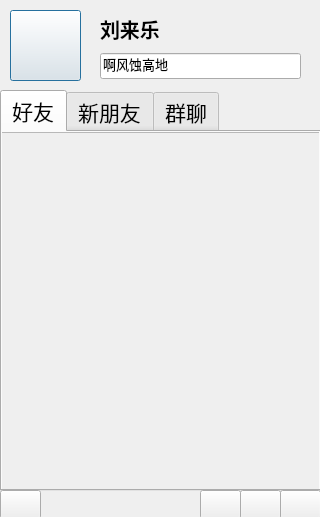
<?xml version="1.0" encoding="UTF-8"?>
<ui version="4.0">
 <class>IMS_Dialog</class>
 <widget class="QDialog" name="IMS_Dialog">
  <property name="geometry">
   <rect>
    <x>0</x>
    <y>0</y>
    <width>320</width>
    <height>517</height>
   </rect>
  </property>
  <property name="font">
   <font>
    <family>新宋体</family>
    <pointsize>15</pointsize>
   </font>
  </property>
  <property name="windowTitle">
   <string>IMS_Dialog</string>
  </property>
  <widget class="QPushButton" name="pb_icon">
   <property name="geometry">
    <rect>
     <x>10</x>
     <y>10</y>
     <width>71</width>
     <height>71</height>
    </rect>
   </property>
   <property name="text">
    <string/>
   </property>
   <property name="icon">
    <iconset resource="Res.qrc">
     <normaloff>:/res/head.jpg</normaloff>:/res/head.jpg</iconset>
   </property>
   <property name="iconSize">
    <size>
     <width>71</width>
     <height>71</height>
    </size>
   </property>
   <property name="flat">
    <bool>false</bool>
   </property>
  </widget>
  <widget class="QTabWidget" name="tabWidget">
   <property name="geometry">
    <rect>
     <x>0</x>
     <y>90</y>
     <width>321</width>
     <height>401</height>
    </rect>
   </property>
   <property name="font">
    <font>
     <family>新宋体</family>
     <pointsize>16</pointsize>
    </font>
   </property>
   <property name="currentIndex">
    <number>0</number>
   </property>
   <property name="iconSize">
    <size>
     <width>16</width>
     <height>16</height>
    </size>
   </property>
   <widget class="QWidget" name="page_friend">
    <attribute name="title">
     <string>好友</string>
    </attribute>
    <widget class="QScrollArea" name="scrollArea_TCP">
     <property name="geometry">
      <rect>
       <x>-10</x>
       <y>0</y>
       <width>331</width>
       <height>371</height>
      </rect>
     </property>
     <property name="widgetResizable">
      <bool>true</bool>
     </property>
     <widget class="QWidget" name="scrollAreaWidgetContents_3">
      <property name="geometry">
       <rect>
        <x>0</x>
        <y>0</y>
        <width>329</width>
        <height>369</height>
       </rect>
      </property>
      <layout class="QVBoxLayout" name="verticalLayout_4">
       <item>
        <widget class="QWidget" name="wdg_TCPlist" native="true"/>
       </item>
       <item>
        <spacer name="verticalSpacerTCP">
         <property name="orientation">
          <enum>Qt::Vertical</enum>
         </property>
         <property name="sizeHint" stdset="0">
          <size>
           <width>20</width>
           <height>340</height>
          </size>
         </property>
        </spacer>
       </item>
      </layout>
     </widget>
    </widget>
   </widget>
   <widget class="QWidget" name="page_tempfriend">
    <attribute name="title">
     <string>新朋友</string>
    </attribute>
    <widget class="QScrollArea" name="scrollArea">
     <property name="geometry">
      <rect>
       <x>0</x>
       <y>0</y>
       <width>321</width>
       <height>371</height>
      </rect>
     </property>
     <property name="widgetResizable">
      <bool>true</bool>
     </property>
     <widget class="QWidget" name="scrollAreaWidgetContents">
      <property name="geometry">
       <rect>
        <x>0</x>
        <y>0</y>
        <width>319</width>
        <height>369</height>
       </rect>
      </property>
      <layout class="QVBoxLayout" name="verticalLayout_2">
       <item>
        <widget class="QWidget" name="wdg_list" native="true"/>
       </item>
       <item>
        <spacer name="verticalSpacer">
         <property name="orientation">
          <enum>Qt::Vertical</enum>
         </property>
         <property name="sizeHint" stdset="0">
          <size>
           <width>20</width>
           <height>340</height>
          </size>
         </property>
        </spacer>
       </item>
      </layout>
     </widget>
    </widget>
   </widget>
   <widget class="QWidget" name="page_group">
    <attribute name="title">
     <string>群聊</string>
    </attribute>
    <widget class="QScrollArea" name="scrollArea_TCP_group">
     <property name="geometry">
      <rect>
       <x>-10</x>
       <y>0</y>
       <width>331</width>
       <height>371</height>
      </rect>
     </property>
     <property name="widgetResizable">
      <bool>true</bool>
     </property>
     <widget class="QWidget" name="scrollAreaWidgetContents_4">
      <property name="geometry">
       <rect>
        <x>0</x>
        <y>0</y>
        <width>329</width>
        <height>369</height>
       </rect>
      </property>
      <layout class="QVBoxLayout" name="verticalLayout_5">
       <item>
        <widget class="QWidget" name="wdg_TCP_grouplist" native="true"/>
       </item>
       <item>
        <spacer name="verticalSpacerTCP_group">
         <property name="orientation">
          <enum>Qt::Vertical</enum>
         </property>
         <property name="sizeHint" stdset="0">
          <size>
           <width>20</width>
           <height>340</height>
          </size>
         </property>
        </spacer>
       </item>
      </layout>
     </widget>
    </widget>
   </widget>
  </widget>
  <widget class="QPushButton" name="pb_menu">
   <property name="geometry">
    <rect>
     <x>0</x>
     <y>490</y>
     <width>41</width>
     <height>29</height>
    </rect>
   </property>
   <property name="text">
    <string/>
   </property>
  </widget>
  <widget class="QPushButton" name="pb_tool">
   <property name="geometry">
    <rect>
     <x>280</x>
     <y>490</y>
     <width>41</width>
     <height>29</height>
    </rect>
   </property>
   <property name="text">
    <string/>
   </property>
  </widget>
  <widget class="QPushButton" name="pushButton_4">
   <property name="geometry">
    <rect>
     <x>240</x>
     <y>490</y>
     <width>41</width>
     <height>29</height>
    </rect>
   </property>
   <property name="text">
    <string/>
   </property>
  </widget>
  <widget class="QPushButton" name="pushButton_5">
   <property name="geometry">
    <rect>
     <x>200</x>
     <y>490</y>
     <width>41</width>
     <height>29</height>
    </rect>
   </property>
   <property name="text">
    <string/>
   </property>
  </widget>
  <widget class="QWidget" name="layoutWidget">
   <property name="geometry">
    <rect>
     <x>100</x>
     <y>10</y>
     <width>201</width>
     <height>69</height>
    </rect>
   </property>
   <layout class="QVBoxLayout" name="verticalLayout">
    <item>
     <widget class="QLabel" name="lb_name">
      <property name="font">
       <font>
        <family>黑体</family>
        <pointsize>15</pointsize>
        <bold>true</bold>
       </font>
      </property>
      <property name="text">
       <string>刘来乐</string>
      </property>
     </widget>
    </item>
    <item>
     <widget class="QLineEdit" name="le_feeling">
      <property name="font">
       <font>
        <family>新宋体</family>
        <pointsize>10</pointsize>
       </font>
      </property>
      <property name="text">
       <string>啊风蚀高地</string>
      </property>
     </widget>
    </item>
   </layout>
  </widget>
 </widget>
 <resources>
  <include location="Res.qrc"/>
 </resources>
 <connections/>
</ui>
